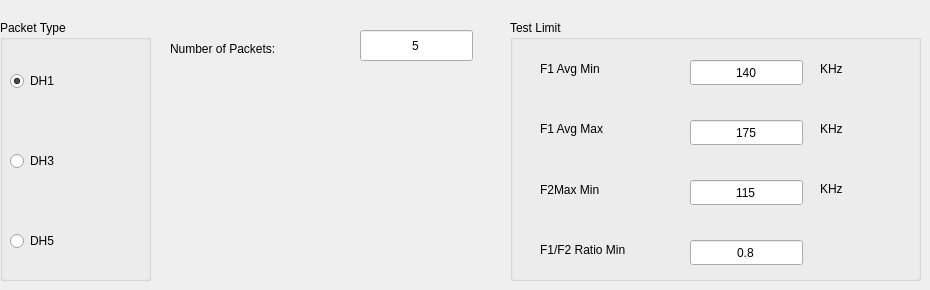
          <widget class="QWidget" name="tab_9">
           <attribute name="title">
            <string>Mod Charact</string>
           </attribute>
           <widget class="QGroupBox" name="groupBox_15">
            <property name="geometry">
             <rect>
              <x>0</x>
              <y>20</y>
              <width>151</width>
              <height>261</height>
             </rect>
            </property>
            <property name="title">
             <string>Packet Type</string>
            </property>
            <widget class="QRadioButton" name="radioButton_26">
             <property name="geometry">
              <rect>
               <x>10</x>
               <y>50</y>
               <width>132</width>
               <height>22</height>
              </rect>
             </property>
             <property name="text">
              <string>DH1</string>
             </property>
             <property name="checked">
              <bool>true</bool>
             </property>
            </widget>
            <widget class="QRadioButton" name="radioButton_27">
             <property name="geometry">
              <rect>
               <x>10</x>
               <y>130</y>
               <width>132</width>
               <height>22</height>
              </rect>
             </property>
             <property name="text">
              <string>DH3</string>
             </property>
            </widget>
            <widget class="QRadioButton" name="radioButton_28">
             <property name="geometry">
              <rect>
               <x>10</x>
               <y>210</y>
               <width>132</width>
               <height>22</height>
              </rect>
             </property>
             <property name="text">
              <string>DH5</string>
             </property>
            </widget>
           </widget>
           <widget class="QLineEdit" name="lineEdit_mod_numberofpacket">
            <property name="geometry">
             <rect>
              <x>360</x>
              <y>30</y>
              <width>113</width>
              <height>31</height>
             </rect>
            </property>
            <property name="text">
             <string>5</string>
            </property>
            <property name="alignment">
             <set>Qt::AlignCenter</set>
            </property>
           </widget>
           <widget class="QLabel" name="label_27">
            <property name="geometry">
             <rect>
              <x>170</x>
              <y>40</y>
              <width>181</width>
              <height>18</height>
             </rect>
            </property>
            <property name="text">
             <string>Number of Packets:</string>
            </property>
           </widget>
           <widget class="QGroupBox" name="groupBox_21">
            <property name="geometry">
             <rect>
              <x>510</x>
              <y>20</y>
              <width>411</width>
              <height>261</height>
             </rect>
            </property>
            <property name="title">
             <string>Test Limit</string>
            </property>
            <widget class="QLabel" name="label_38">
             <property name="geometry">
              <rect>
               <x>30</x>
               <y>40</y>
               <width>131</width>
               <height>18</height>
              </rect>
             </property>
             <property name="text">
              <string>F1 Avg Min</string>
             </property>
            </widget>
            <widget class="QLineEdit" name="lineEdit_br_testlimit_f1avgmax">
             <property name="geometry">
              <rect>
               <x>180</x>
               <y>100</y>
               <width>113</width>
               <height>25</height>
              </rect>
             </property>
             <property name="text">
              <string>175</string>
             </property>
             <property name="alignment">
              <set>Qt::AlignCenter</set>
             </property>
            </widget>
            <widget class="QLabel" name="label_39">
             <property name="geometry">
              <rect>
               <x>30</x>
               <y>160</y>
               <width>131</width>
               <height>20</height>
              </rect>
             </property>
             <property name="text">
              <string>F2Max Min</string>
             </property>
            </widget>
            <widget class="QLabel" name="label_40">
             <property name="geometry">
              <rect>
               <x>30</x>
               <y>100</y>
               <width>131</width>
               <height>18</height>
              </rect>
             </property>
             <property name="text">
              <string>F1 Avg Max</string>
             </property>
            </widget>
            <widget class="QLineEdit" name="lineEdit_br_testlimit_f2maxmin">
             <property name="geometry">
              <rect>
               <x>180</x>
               <y>160</y>
               <width>113</width>
               <height>25</height>
              </rect>
             </property>
             <property name="text">
              <string>115</string>
             </property>
             <property name="alignment">
              <set>Qt::AlignCenter</set>
             </property>
            </widget>
            <widget class="QLineEdit" name="lineEdit_br_testlimit_f1avgmin">
             <property name="geometry">
              <rect>
               <x>180</x>
               <y>40</y>
               <width>113</width>
               <height>25</height>
              </rect>
             </property>
             <property name="text">
              <string>140</string>
             </property>
             <property name="alignment">
              <set>Qt::AlignCenter</set>
             </property>
            </widget>
            <widget class="QLabel" name="label_41">
             <property name="geometry">
              <rect>
               <x>310</x>
               <y>40</y>
               <width>41</width>
               <height>18</height>
              </rect>
             </property>
             <property name="text">
              <string>KHz</string>
             </property>
            </widget>
            <widget class="QLabel" name="label_42">
             <property name="geometry">
              <rect>
               <x>310</x>
               <y>100</y>
               <width>41</width>
               <height>18</height>
              </rect>
             </property>
             <property name="text">
              <string>KHz</string>
             </property>
            </widget>
            <widget class="QLabel" name="label_43">
             <property name="geometry">
              <rect>
               <x>310</x>
               <y>160</y>
               <width>41</width>
               <height>18</height>
              </rect>
             </property>
             <property name="text">
              <string>KHz</string>
             </property>
            </widget>
            <widget class="QLineEdit" name="lineEdit_hctx_r_6">
             <property name="geometry">
              <rect>
               <x>180</x>
               <y>220</y>
               <width>113</width>
               <height>25</height>
              </rect>
             </property>
             <property name="text">
              <string>0.8</string>
             </property>
             <property name="alignment">
              <set>Qt::AlignCenter</set>
             </property>
            </widget>
            <widget class="QLabel" name="lineEdit_br_testlimit_modratiomin">
             <property name="geometry">
              <rect>
               <x>30</x>
               <y>220</y>
               <width>131</width>
               <height>20</height>
              </rect>
             </property>
             <property name="text">
              <string>F1/F2 Ratio Min </string>
             </property>
            </widget>
           </widget>
          </widget>
